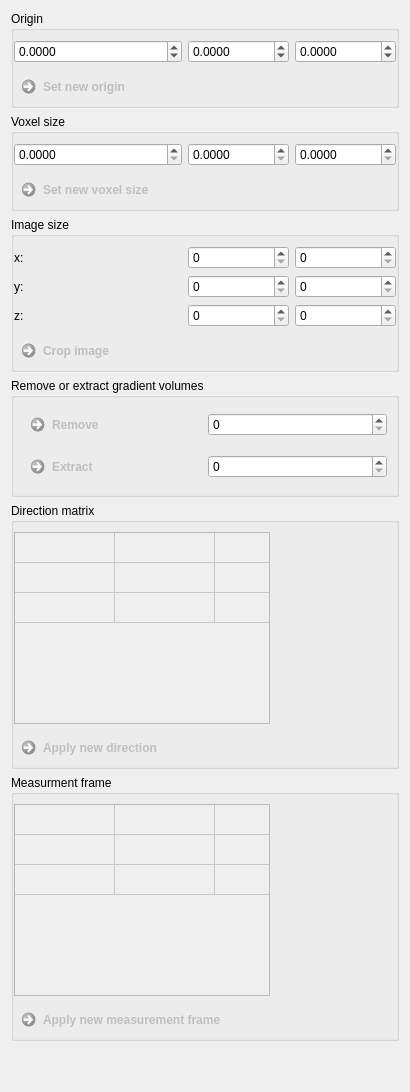
     <widget class="QWidget" name="tab_3">
      <attribute name="title">
       <string>Header</string>
      </attribute>
      <layout class="QGridLayout" name="gridLayout_7">
       <item row="3" column="0">
        <widget class="QGroupBox" name="groupBox_6">
         <property name="title">
          <string>Image size</string>
         </property>
         <layout class="QGridLayout" name="gridLayout_15">
          <property name="leftMargin">
           <number>0</number>
          </property>
          <property name="rightMargin">
           <number>0</number>
          </property>
          <property name="bottomMargin">
           <number>0</number>
          </property>
          <item row="1" column="0">
           <widget class="QLabel" name="label_6">
            <property name="text">
             <string>y:</string>
            </property>
           </widget>
          </item>
          <item row="1" column="1">
           <widget class="QSpinBox" name="m_YstartBox">
            <property name="toolTip">
             <string>Number of pixels to remove on lower image bound.</string>
            </property>
            <property name="maximum">
             <number>999999999</number>
            </property>
           </widget>
          </item>
          <item row="2" column="2">
           <widget class="QSpinBox" name="m_ZendBox">
            <property name="toolTip">
             <string>Number of pixels to remove on upper image bound.</string>
            </property>
            <property name="maximum">
             <number>999999999</number>
            </property>
           </widget>
          </item>
          <item row="0" column="2">
           <widget class="QSpinBox" name="m_XendBox">
            <property name="toolTip">
             <string>Number of pixels to remove on upper image bound.</string>
            </property>
            <property name="maximum">
             <number>999999999</number>
            </property>
           </widget>
          </item>
          <item row="0" column="1">
           <widget class="QSpinBox" name="m_XstartBox">
            <property name="toolTip">
             <string>Number of pixels to remove on lower image bound.</string>
            </property>
            <property name="maximum">
             <number>999999999</number>
            </property>
           </widget>
          </item>
          <item row="0" column="0">
           <widget class="QLabel" name="label_4">
            <property name="text">
             <string>x:</string>
            </property>
           </widget>
          </item>
          <item row="2" column="1">
           <widget class="QSpinBox" name="m_ZstartBox">
            <property name="toolTip">
             <string>Number of pixels to remove on lower image bound.</string>
            </property>
            <property name="maximum">
             <number>999999999</number>
            </property>
           </widget>
          </item>
          <item row="1" column="2">
           <widget class="QSpinBox" name="m_YendBox">
            <property name="toolTip">
             <string>Number of pixels to remove on upper image bound.</string>
            </property>
            <property name="maximum">
             <number>999999999</number>
            </property>
           </widget>
          </item>
          <item row="2" column="0">
           <widget class="QLabel" name="label_7">
            <property name="text">
             <string>z:</string>
            </property>
           </widget>
          </item>
          <item row="3" column="0">
           <widget class="QCommandLinkButton" name="m_CropImageButton">
            <property name="enabled">
             <bool>false</bool>
            </property>
            <property name="toolTip">
             <string/>
            </property>
            <property name="statusTip">
             <string/>
            </property>
            <property name="whatsThis">
             <string notr="true"/>
            </property>
            <property name="text">
             <string>Crop image</string>
            </property>
           </widget>
          </item>
         </layout>
        </widget>
       </item>
       <item row="4" column="0">
        <widget class="QGroupBox" name="groupBox_7">
         <property name="title">
          <string>Remove or extract gradient volumes</string>
         </property>
         <layout class="QGridLayout" name="gridLayout_18">
          <item row="0" column="0">
           <widget class="QCommandLinkButton" name="m_RemoveGradientButton">
            <property name="enabled">
             <bool>false</bool>
            </property>
            <property name="toolTip">
             <string>Generate pointset displaying the gradient vectors (applied measurement frame).</string>
            </property>
            <property name="statusTip">
             <string/>
            </property>
            <property name="whatsThis">
             <string notr="true"/>
            </property>
            <property name="text">
             <string>Remove</string>
            </property>
           </widget>
          </item>
          <item row="1" column="0">
           <widget class="QCommandLinkButton" name="m_ExtractGradientButton">
            <property name="enabled">
             <bool>false</bool>
            </property>
            <property name="toolTip">
             <string>Generate pointset displaying the gradient vectors (applied measurement frame).</string>
            </property>
            <property name="statusTip">
             <string/>
            </property>
            <property name="whatsThis">
             <string notr="true"/>
            </property>
            <property name="text">
             <string>Extract</string>
            </property>
           </widget>
          </item>
          <item row="1" column="1">
           <widget class="QSpinBox" name="m_ExtractGradientBox"/>
          </item>
          <item row="0" column="1">
           <widget class="QSpinBox" name="m_RemoveGradientBox"/>
          </item>
         </layout>
        </widget>
       </item>
       <item row="2" column="0">
        <widget class="QGroupBox" name="groupBox_3">
         <property name="title">
          <string>Voxel size</string>
         </property>
         <layout class="QGridLayout" name="gridLayout_16">
          <property name="leftMargin">
           <number>0</number>
          </property>
          <property name="rightMargin">
           <number>0</number>
          </property>
          <property name="bottomMargin">
           <number>0</number>
          </property>
          <item row="0" column="0">
           <widget class="QDoubleSpinBox" name="m_HeaderSpacingX">
            <property name="decimals">
             <number>4</number>
            </property>
           </widget>
          </item>
          <item row="0" column="1">
           <widget class="QDoubleSpinBox" name="m_HeaderSpacingY">
            <property name="decimals">
             <number>4</number>
            </property>
           </widget>
          </item>
          <item row="0" column="2">
           <widget class="QDoubleSpinBox" name="m_HeaderSpacingZ">
            <property name="decimals">
             <number>4</number>
            </property>
            <property name="minimum">
             <double>0.000000000000000</double>
            </property>
            <property name="maximum">
             <double>99.989999999999995</double>
            </property>
           </widget>
          </item>
          <item row="1" column="0">
           <widget class="QCommandLinkButton" name="m_ModifySpacingButton">
            <property name="enabled">
             <bool>false</bool>
            </property>
            <property name="toolTip">
             <string/>
            </property>
            <property name="statusTip">
             <string/>
            </property>
            <property name="whatsThis">
             <string notr="true"/>
            </property>
            <property name="text">
             <string>Set new voxel size</string>
            </property>
           </widget>
          </item>
         </layout>
        </widget>
       </item>
       <item row="7" column="0">
        <spacer name="verticalSpacer_2">
         <property name="orientation">
          <enum>Qt::Vertical</enum>
         </property>
         <property name="sizeHint" stdset="0">
          <size>
           <width>20</width>
           <height>40</height>
          </size>
         </property>
        </spacer>
       </item>
       <item row="6" column="0">
        <widget class="QGroupBox" name="groupBox_4">
         <property name="sizePolicy">
          <sizepolicy hsizetype="Expanding" vsizetype="Expanding">
           <horstretch>0</horstretch>
           <verstretch>0</verstretch>
          </sizepolicy>
         </property>
         <property name="title">
          <string>Measurment frame</string>
         </property>
         <layout class="QGridLayout" name="gridLayout">
          <property name="leftMargin">
           <number>0</number>
          </property>
          <property name="rightMargin">
           <number>0</number>
          </property>
          <property name="bottomMargin">
           <number>0</number>
          </property>
          <item row="0" column="1">
           <spacer name="horizontalSpacer">
            <property name="orientation">
             <enum>Qt::Horizontal</enum>
            </property>
            <property name="sizeHint" stdset="0">
             <size>
              <width>40</width>
              <height>20</height>
             </size>
            </property>
           </spacer>
          </item>
          <item row="0" column="0">
           <widget class="QTableWidget" name="m_MeasurementFrameTable">
            <property name="enabled">
             <bool>false</bool>
            </property>
            <property name="sizePolicy">
             <sizepolicy hsizetype="Minimum" vsizetype="Minimum">
              <horstretch>0</horstretch>
              <verstretch>0</verstretch>
             </sizepolicy>
            </property>
            <property name="minimumSize">
             <size>
              <width>0</width>
              <height>0</height>
             </size>
            </property>
            <property name="cursor" stdset="0">
             <cursorShape>IBeamCursor</cursorShape>
            </property>
            <property name="autoFillBackground">
             <bool>true</bool>
            </property>
            <property name="verticalScrollBarPolicy">
             <enum>Qt::ScrollBarAlwaysOff</enum>
            </property>
            <property name="horizontalScrollBarPolicy">
             <enum>Qt::ScrollBarAlwaysOff</enum>
            </property>
            <property name="showGrid">
             <bool>true</bool>
            </property>
            <property name="cornerButtonEnabled">
             <bool>false</bool>
            </property>
            <attribute name="horizontalHeaderVisible">
             <bool>false</bool>
            </attribute>
            <attribute name="horizontalHeaderCascadingSectionResizes">
             <bool>true</bool>
            </attribute>
            <attribute name="horizontalHeaderHighlightSections">
             <bool>true</bool>
            </attribute>
            <attribute name="horizontalHeaderMinimumSectionSize">
             <number>0</number>
            </attribute>
            <attribute name="verticalHeaderVisible">
             <bool>false</bool>
            </attribute>
            <attribute name="verticalHeaderCascadingSectionResizes">
             <bool>true</bool>
            </attribute>
            <attribute name="verticalHeaderHighlightSections">
             <bool>true</bool>
            </attribute>
            <row>
             <property name="text">
              <string>New Row</string>
             </property>
            </row>
            <row>
             <property name="text">
              <string>New Row</string>
             </property>
            </row>
            <row>
             <property name="text">
              <string>New Row</string>
             </property>
            </row>
            <column>
             <property name="text">
              <string>New Column</string>
             </property>
            </column>
            <column>
             <property name="text">
              <string>New Column</string>
             </property>
            </column>
            <column>
             <property name="text">
              <string>New Column</string>
             </property>
            </column>
           </widget>
          </item>
          <item row="1" column="0">
           <widget class="QCommandLinkButton" name="m_ModifyMeasurementFrame">
            <property name="enabled">
             <bool>false</bool>
            </property>
            <property name="toolTip">
             <string>Diffusion encoding gradient directions are rotated accordingly.</string>
            </property>
            <property name="statusTip">
             <string/>
            </property>
            <property name="whatsThis">
             <string notr="true"/>
            </property>
            <property name="text">
             <string>Apply new measurement frame</string>
            </property>
           </widget>
          </item>
         </layout>
        </widget>
       </item>
       <item row="5" column="0">
        <widget class="QGroupBox" name="groupBox">
         <property name="title">
          <string>Direction matrix</string>
         </property>
         <layout class="QGridLayout" name="gridLayout_3">
          <property name="leftMargin">
           <number>0</number>
          </property>
          <property name="topMargin">
           <number>9</number>
          </property>
          <property name="rightMargin">
           <number>0</number>
          </property>
          <property name="bottomMargin">
           <number>0</number>
          </property>
          <item row="0" column="0">
           <widget class="QTableWidget" name="m_DirectionMatrixTable">
            <property name="enabled">
             <bool>false</bool>
            </property>
            <property name="sizePolicy">
             <sizepolicy hsizetype="Minimum" vsizetype="Minimum">
              <horstretch>0</horstretch>
              <verstretch>0</verstretch>
             </sizepolicy>
            </property>
            <property name="minimumSize">
             <size>
              <width>0</width>
              <height>0</height>
             </size>
            </property>
            <property name="cursor" stdset="0">
             <cursorShape>IBeamCursor</cursorShape>
            </property>
            <property name="autoFillBackground">
             <bool>true</bool>
            </property>
            <property name="verticalScrollBarPolicy">
             <enum>Qt::ScrollBarAlwaysOff</enum>
            </property>
            <property name="horizontalScrollBarPolicy">
             <enum>Qt::ScrollBarAlwaysOff</enum>
            </property>
            <property name="showGrid">
             <bool>true</bool>
            </property>
            <property name="cornerButtonEnabled">
             <bool>false</bool>
            </property>
            <attribute name="horizontalHeaderVisible">
             <bool>false</bool>
            </attribute>
            <attribute name="horizontalHeaderCascadingSectionResizes">
             <bool>true</bool>
            </attribute>
            <attribute name="horizontalHeaderHighlightSections">
             <bool>true</bool>
            </attribute>
            <attribute name="horizontalHeaderMinimumSectionSize">
             <number>0</number>
            </attribute>
            <attribute name="verticalHeaderVisible">
             <bool>false</bool>
            </attribute>
            <attribute name="verticalHeaderCascadingSectionResizes">
             <bool>true</bool>
            </attribute>
            <attribute name="verticalHeaderHighlightSections">
             <bool>true</bool>
            </attribute>
            <row>
             <property name="text">
              <string>New Row</string>
             </property>
            </row>
            <row>
             <property name="text">
              <string>New Row</string>
             </property>
            </row>
            <row>
             <property name="text">
              <string>New Row</string>
             </property>
            </row>
            <column>
             <property name="text">
              <string>New Column</string>
             </property>
            </column>
            <column>
             <property name="text">
              <string>New Column</string>
             </property>
            </column>
            <column>
             <property name="text">
              <string>New Column</string>
             </property>
            </column>
           </widget>
          </item>
          <item row="1" column="0">
           <widget class="QCommandLinkButton" name="m_ModifyDirection">
            <property name="enabled">
             <bool>false</bool>
            </property>
            <property name="toolTip">
             <string>Diffusion encoding gradient directions are rotated accordingly.</string>
            </property>
            <property name="statusTip">
             <string/>
            </property>
            <property name="whatsThis">
             <string notr="true"/>
            </property>
            <property name="text">
             <string>Apply new direction</string>
            </property>
           </widget>
          </item>
          <item row="0" column="1">
           <spacer name="horizontalSpacer_2">
            <property name="orientation">
             <enum>Qt::Horizontal</enum>
            </property>
            <property name="sizeHint" stdset="0">
             <size>
              <width>40</width>
              <height>20</height>
             </size>
            </property>
           </spacer>
          </item>
         </layout>
        </widget>
       </item>
       <item row="1" column="0">
        <widget class="QGroupBox" name="groupBox_5">
         <property name="title">
          <string>Origin</string>
         </property>
         <layout class="QGridLayout" name="gridLayout_17">
          <property name="leftMargin">
           <number>0</number>
          </property>
          <property name="rightMargin">
           <number>0</number>
          </property>
          <property name="bottomMargin">
           <number>0</number>
          </property>
          <item row="0" column="0">
           <widget class="QDoubleSpinBox" name="m_HeaderOriginX">
            <property name="decimals">
             <number>4</number>
            </property>
            <property name="minimum">
             <double>-999999999.000000000000000</double>
            </property>
            <property name="maximum">
             <double>999999999.000000000000000</double>
            </property>
           </widget>
          </item>
          <item row="0" column="2">
           <widget class="QDoubleSpinBox" name="m_HeaderOriginZ">
            <property name="decimals">
             <number>4</number>
            </property>
            <property name="minimum">
             <double>-999999999.000000000000000</double>
            </property>
            <property name="maximum">
             <double>999999999.000000000000000</double>
            </property>
           </widget>
          </item>
          <item row="0" column="1">
           <widget class="QDoubleSpinBox" name="m_HeaderOriginY">
            <property name="decimals">
             <number>4</number>
            </property>
            <property name="minimum">
             <double>-99999999.000000000000000</double>
            </property>
            <property name="maximum">
             <double>999999999.000000000000000</double>
            </property>
           </widget>
          </item>
          <item row="1" column="0">
           <widget class="QCommandLinkButton" name="m_ModifyOriginButton">
            <property name="enabled">
             <bool>false</bool>
            </property>
            <property name="toolTip">
             <string/>
            </property>
            <property name="statusTip">
             <string/>
            </property>
            <property name="whatsThis">
             <string notr="true"/>
            </property>
            <property name="text">
             <string>Set new origin</string>
            </property>
           </widget>
          </item>
         </layout>
        </widget>
       </item>
      </layout>
     </widget>
